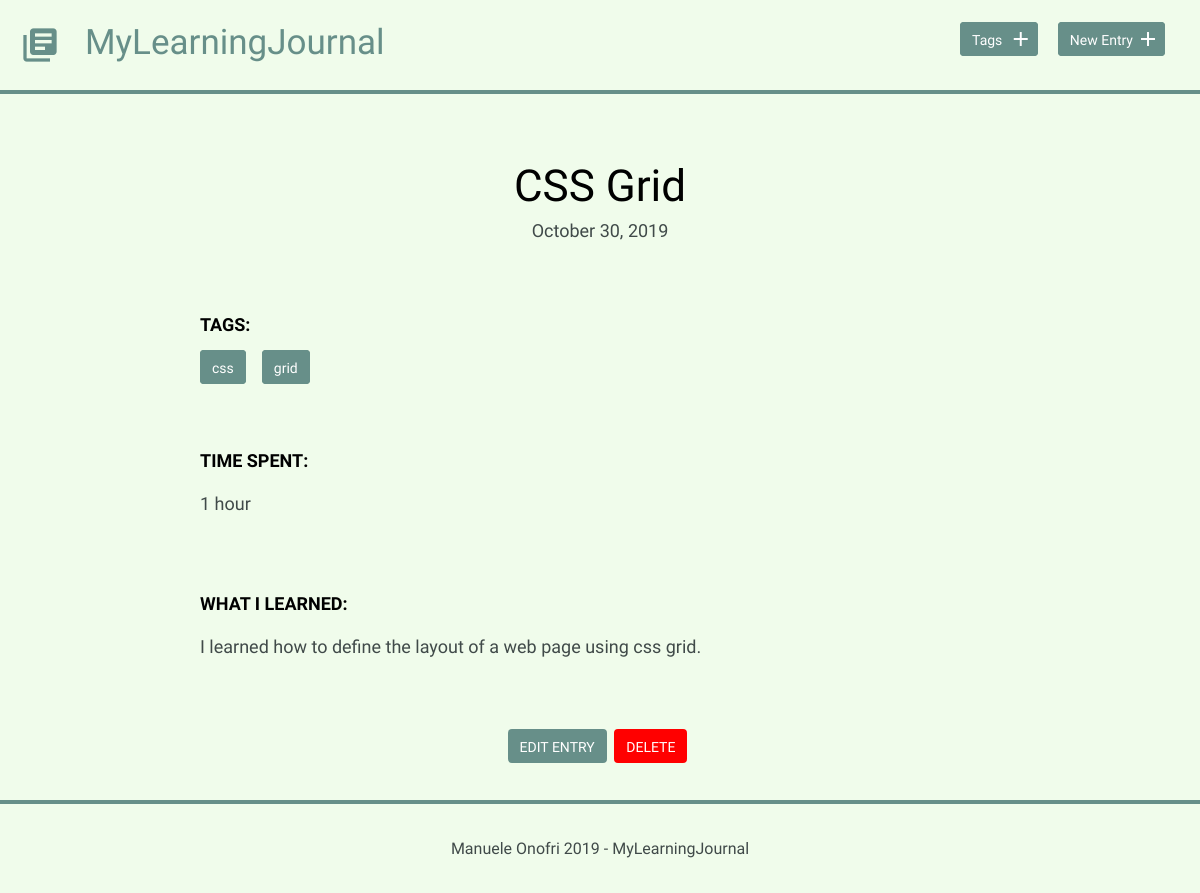
The app's page /detail.php?id=9 with its own data.
### tables this page shows
CREATE TABLE "entries" (
	`id`	INTEGER,
	`title`	TEXT,
	`date`	TEXT,
	`time_spent`	INTEGER,
	`learned`	BLOB,
	`resources`	BLOB,
	PRIMARY KEY(`id`)
);

### inc/functions.php (called while the page is built, shortened)
<?php
function get_entry($entry_id) {
    include('connection.php');
    try {
       $result = $db->prepare('SELECT * FROM entries WHERE id = ?');
       $result->bindValue(1, $entry_id, PDO::PARAM_INT);
       $result->execute();
    } catch (Exception $e) {
       $e->getMessage();
    }
    $entry = $result->fetch();
    return $entry;
}
function get_tags_per_entry($entry_id) {
    include('connection.php');
    try {
        $results = $db->query('SELECT tags.name, tags.id FROM tags JOIN entries_tags
                                ON tags.id = entries_tags.tags_id
                                WHERE entries_tags.entries_id = ?');
        $results->bindValue(1, $entry_id, PDO::PARAM_INT);
        $results->execute();
    } catch (Exception $e) {
       $e->getMessage();
    }
    $tags = $results->fetchAll(PDO::FETCH_ASSOC);
    return $tags;
}

### detail.php (the view, shortened to what this page needs)
<?php
include('inc/functions.php');
if (isset($_GET['id'])) {
    $entry_id = filter_input(INPUT_GET, 'id', FILTER_SANITIZE_NUMBER_INT);
    $entry = get_entry($entry_id);
    $tags = get_tags_per_entry($entry_id);
}
include('inc/header.php');
?>
<div class="entry-list single">
    <article>
        <h1><?php echo $entry['title']; ?></h1>
        <time datetime="<?php echo $entry['date']; ?>">
            <?php echo strftime("%B %e, %G", strtotime($entry['date'])); ?>
        </time>
        <?php
        if (!empty($tags)) {
            echo '<div class="entry">';
            echo "<h3>tags:</h3>";
            echo "<div class='tags-list'>";
            foreach ($tags as $tag) {
                echo "<a href='tags.php?id=" . $tag['id'] . "' class='button button-tag'>" . $tag['name'] . "</a>";
            }
            echo "</div>";
            echo "</div>";
        }
        ?>
        <div class="entry">
            <h3>Time Spent: </h3>
            <p><?php echo $entry['time_spent']; ?></p>
        </div>
        <div class="entry">
            <h3>What I Learned:</h3>
            <p><?php echo $entry['learned']; ?></p>
        </div>
    </article>
</div>
<div class="edit">
    <a class="button" href="edit.php?id=<?php echo $entry['id']; ?>">Edit Entry</a>
    <form method='post' action='detail.php'
          onsubmit="return confirm('Are you sure you want to delete this entry?')">
        <input type='submit' class='button button-delete' value='delete' />
    </form>
</div>
<?php include('inc/footer.php'); ?>

### css/site.css (style rules this page uses)
body { font-size: 16px; color: #404a49; font-family: 'Cousine', serif; font-weight: 400; background-color: rgb(240, 252, 235); position: relative; min-height: 100vh; }
.button { padding: 8px 10px 6px 10px; background: #678f89; border: 2px solid #678f89; border-radius: 4px; text-decoration: none; color: #FFF; position: relative; text-align: center; font-size: 14px; }
.button-delete { text-transform: uppercase; background-color: rgb(255, 0, 0); border-color: rgb(255, 0, 0); }
.button-tag { margin-right: 1rem; }
h1, h2, h3, h4 { margin: 0; font-weight: 400; line-height: 1em; color: #000; }
h1 { font-size: 44px; margin-bottom: 12px; }
h3 { font-size: 18px; font-family: 'Work Sans', serif; font-weight: 600; text-transform: uppercase; }
p { line-height: 1.8em; font-size: 18px; }
.entry-list, .edit-entry, .new-entry, .edit-tag { max-width: 800px; margin: 0 auto; padding: 70px 0 150px 0; }
.entry-list article { margin-bottom: 70px; text-align: center; }
.entry-list article:last-child { margin-bottom: 0; }
.entry-list.single { padding-bottom: 25px; }
.entry-list.single time { font-size: 18px; }
.entry { max-width: 800px; margin: 75px auto 0 auto; text-align: left; }
.entry p { margin-bottom: 40px; }
.edit { padding-bottom: 130px; margin: 0 auto; width: 200px; display: flex; justify-content: space-evenly; }
.edit a { font-weight: 400; text-transform: uppercase; font-size: 14px; }
.tags-list { margin-top: 1.5rem; }
input[type=submit] { margin-right: 5px; }

### records on screen
entries: title "CSS Grid", date "October 30, 2019", time_spent "1 hour", learned "I learned how to define the layout of a web page using css grid."

### other values on screen
$tag['name'] "css"
$tag['name'] "grid"
